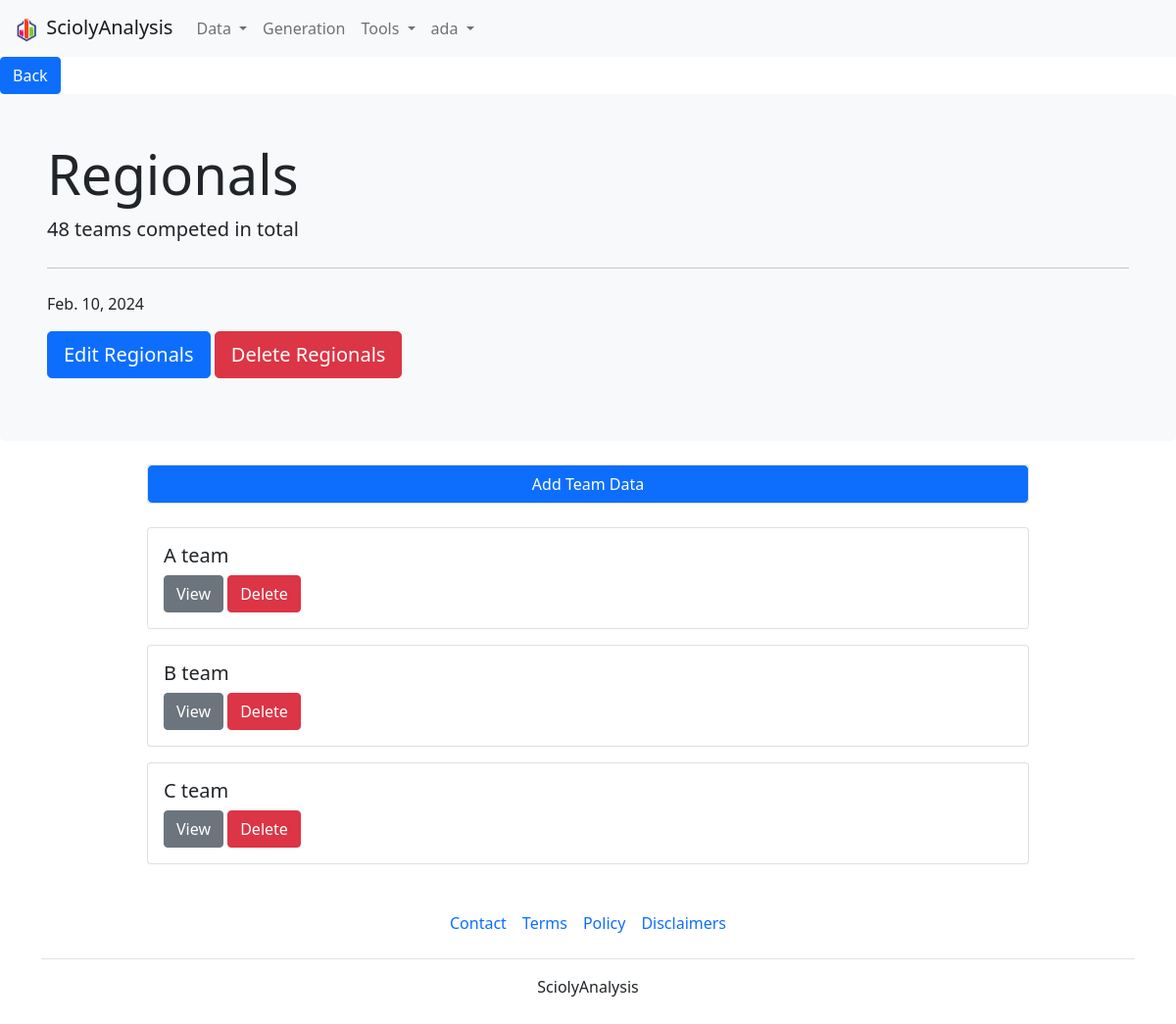
Screenshot of /data/competition/18/ (signed in) with the database file from the repository.
### data/models.py (models this page shows, shortened)
class Competition(models.Model):
    name = models.CharField(max_length=200)
    user = models.ForeignKey(User, on_delete=models.CASCADE)
    date = models.DateField(auto_now=False,auto_now_add=False)
    number_of_teams_competed = models.PositiveIntegerField()

class Team(models.Model):
    name = models.CharField(max_length=200)
    competition = models.ForeignKey(Competition, on_delete = models.CASCADE)

### data/views.py (the view)
# urls.py: path('competition/<str:pk>/', views.competitionView, name="competitionView"),
@login_required
def competitionView(request, pk):
    competition=get_object_or_404(Competition, id=pk)
    if competition.user.id==request.user.id:
        teams = Team.objects.filter(competition=competition)
        context = {
            "competition" : competition,
            "team_list" : teams,
        }
        return render(request, "data/competition_view.html", context)
    raise Http404

### data/templates/data/competition_view.html (shortened to what this page needs)
{% extends 'main.html' %}
    {% block bodycontent %}
    <a href="{% url 'competitionListView' %}" class="btn btn-primary">Back</a>
        <div class="bg-light p-5 mb-4 rounded-3">
            <h1 class="display-4">{{competition.name}}</h1>
            <p class="lead">{{competition.number_of_teams_competed}} teams competed in total</p>
            <hr class="my-4">
            <p>{{competition.date}}</p>
            <p>
                <a class="btn btn-primary btn-lg" href="{% url 'competitionEditView' pk=competition.id %}" role="button">Edit {{competition.name}}</a>
                <a class="btn btn-danger btn-lg" href="{% url 'competitionDeleteView' pk=competition.id %}" role="button">Delete {{competition.name}}</a>
            </p>
        </div>
        <div class="card w-75 mx-auto my-4"><a href="{% url 'teamCreateView' pk=competition.id %}" class="btn btn-primary">Add Team Data</a></div>
            {% for t in team_list %}
            <div class="card w-75 mx-auto my-3">
                <div class="card-body">
                  <h5 class="card-title">{{t.name}}</h5>
                  <a class="btn btn-secondary" href="{% url 'teamView' pk=t.id %}">View</a>
                  <a class="btn btn-danger" href="{% url 'teamDeleteView' pk=t.id %}">Delete</a>
                </div>
              </div>
            {% endfor %}
    {% endblock %}

### templates/sciolysite/navbar.html (shortened to what this page needs)
{% load static %}
<nav class="navbar navbar-expand-lg navbar-light bg-light">
    <div class="container-fluid">
      <a class="navbar-brand" href="/">
        <img src="{% static 'images/logo_big.png' %}" width="30" height="30" alt="">
        SciolyAnalysis</a>
      <div class="collapse navbar-collapse" id="navbarSupportedContent">
        <ul class="navbar-nav me-auto mb-2 mb-lg-0">
          <li class="nav-item dropdown">
            <a class="nav-link dropdown-toggle" href="{% url 'competitionListView' %}" id="navbarDropdown" role="button" data-bs-toggle="dropdown" aria-expanded="false">
              Data
            </a>
          </li>
          <li class="nav-item">
            <a class="nav-link" href="{% url 'generatedCompetitionsListView' %}">Generation</a>
          </li>
          <li class="nav-item dropdown">
            <a class="nav-link dropdown-toggle" href="{% url 'ConflictCheckingView' %}" id="navbarDropdown" role="button" data-bs-toggle="dropdown" aria-expanded="false">
              Tools
            </a>
          </li>
          {% if user.is_authenticated %}
          <li class="nav-item dropdown">
            <a class="nav-link dropdown-toggle" href="" id="navbarDropdown" role="button" data-bs-toggle="dropdown" aria-expanded="false">
              {{user.username}}
            </a>
          </li>
          {% endif %}
        </ul>
      </div>
    </div>
  </nav>

### rows the page displays
Competition: name "Regionals", number_of_teams_competed "48", date "Feb. 10, 2024"
Team: name "A team"
Team: name "B team"
Team: name "C team"

### other values shown
{{ user.username }} "ada"
